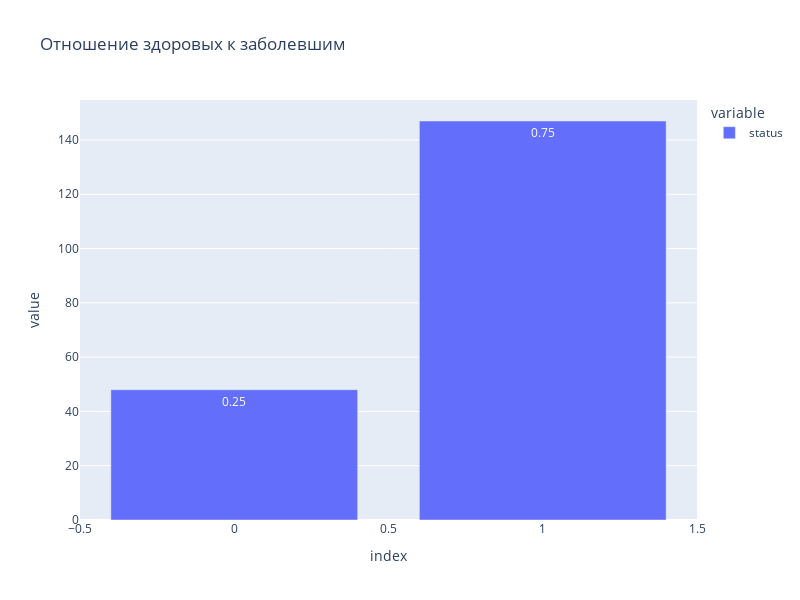

Notebook code for this chart:
### Code cell
percents_of_classes = round(park_df.status.value_counts() / park_df.shape[0], 2)
px.bar(park_df.status.value_counts(), title="Отношение здоровых к заболевшим",
       text=percents_of_classes).update_layout(width=800,
                                               height=600)

### Figure 1 — Plotly figure (JSON) as saved in the notebook; plotly's stock layout.template omitted (floating-point values rounded to 4 significant figures)
{"data": [{"alignmentgroup": "True", "hovertemplate": "variable=status<br>index=%{x}<br>value=%{y}<br>text=%{text}<extra></extra>", "legendgroup": "status", "marker": {"color": "#636efa", "pattern": {"shape": ""}}, "name": "status", "offsetgroup": "status", "orientation": "v", "showlegend": true, "text": [0.75, 0.25], "textposition": "auto", "x": [1, 0], "xaxis": "x", "y": [147, 48], "yaxis": "y", "type": "bar"}], "layout": {"xaxis": {"anchor": "y", "domain": [0.0, 1.0], "title": {"text": "index"}}, "yaxis": {"anchor": "x", "domain": [0.0, 1.0], "title": {"text": "value"}}, "legend": {"title": {"text": "variable"}, "tracegroupgap": 0}, "title": {"text": "Отношение здоровых к заболевшим"}, "barmode": "relative", "width": 800, "height": 600}}
